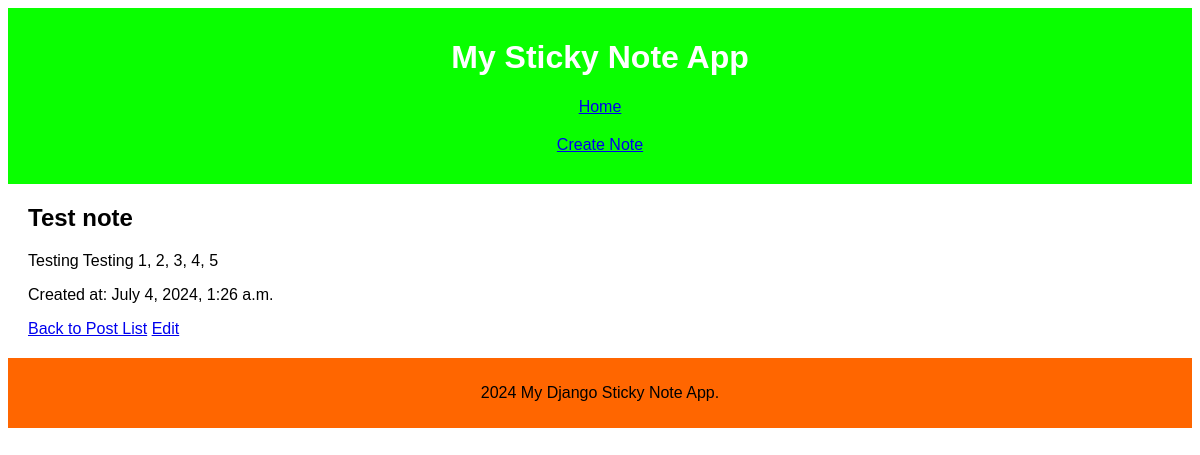
Screenshot of /post/9/ with the database file from the repository.
### posts/models.py (models this page shows)
class Post(models.Model):
    title = models.CharField(max_length=100)
    content = models.TextField()
    created_at = models.DateTimeField(auto_now_add=True)
    updated_at = models.DateTimeField(auto_now=True)
    author = models.ForeignKey('Author', on_delete=models.CASCADE,
                               null=True, blank=True)

### posts/views.py (the view)
# urls.py: path('post/<int:pk>/', post_detail, name='post_detail'),
def post_detail(request, pk):
    post = get_object_or_404(Post, pk=pk)
    return render(request, 'posts/post_detail.html', {'post': post})

### posts/templates/posts/post_detail.html (shortened to what this page needs)
{% extends 'base.html' %}
{% block content %}
    <h2>{{ post.title }}</h2>
    <p>{{ post.content }}</p>
    <p>Created at: {{ post.created_at }}</p>
    <a href="{% url 'post_list' %}">Back to Post List</a>
    <a href="{% url 'post_update' pk=post.pk %}">Edit</a>
{% endblock %}

### posts/static/posts/styles.css (style rules this page uses)
body { font-family: 'Arial', sans-serif; }

### rows the page displays
Post: title "Test note", content "Testing Testing 1, 2, 3, 4, 5", created_at "July 4, 2024, 1:26 a.m."
